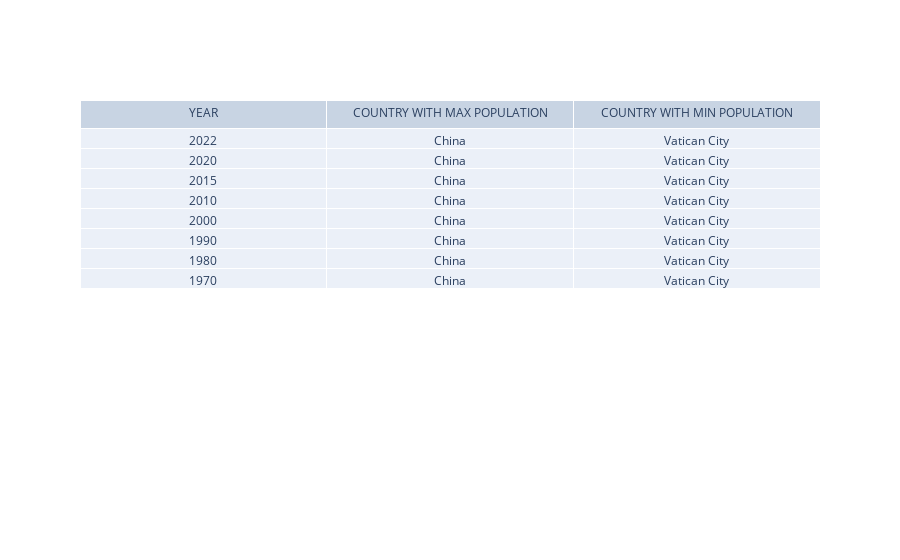

Notebook source saved alongside this figure:
### Code cell
import plotly.graph_objects as go
fig = go.Figure(data=[go.Table(header=dict(values=["YEAR", "COUNTRY WITH MAX POPULATION","COUNTRY WITH MIN POPULATION"]),cells=dict(values=[["2022", "2020","2015", "2010","2000","1990","1980","1970"],[max_population2022.Country,max_population2020.Country,max_population2015.Country,max_population2010.Country,max_population2000.Country,max_population1990.Country,max_population1980.Country,max_population1970.Country],[min_population2022.Country,min_population2020.Country,min_population2015.Country,min_population2010.Country,min_population2000.Country,min_population1990.Country,min_population1980.Country,min_population1970.Country]]))])
fig.show()

### Figure 1 — Plotly figure (JSON) as saved in the notebook; plotly's stock layout.template omitted (floating-point values rounded to 4 significant figures)
{"data": [{"cells": {"values": [["2022", "2020", "2015", "2010", "2000", "1990", "1980", "1970"], [["China"], ["China"], ["China"], ["China"], ["China"], ["China"], ["China"], ["China"]], [["Vatican City"], ["Vatican City"], ["Vatican City"], ["Vatican City"], ["Vatican City"], ["Vatican City"], ["Vatican City"], ["Vatican City"]]]}, "header": {"values": ["YEAR", "COUNTRY WITH MAX POPULATION", "COUNTRY WITH MIN POPULATION"]}, "type": "table"}], "layout": {}}
